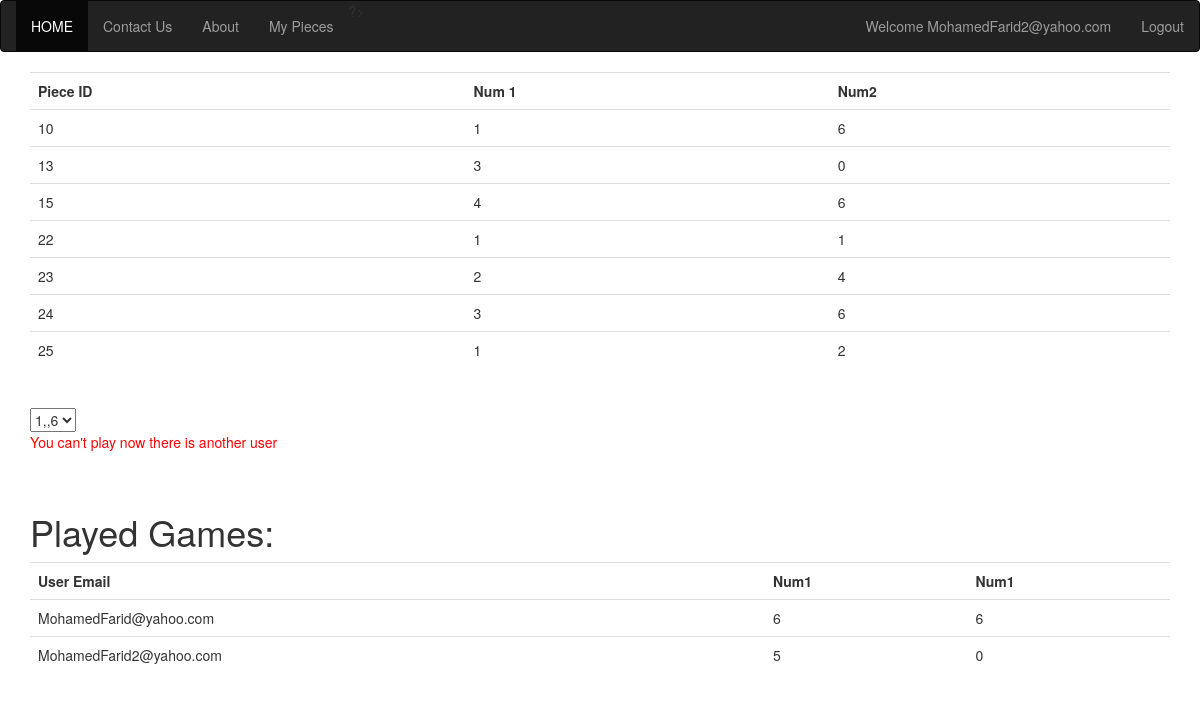
Page /DominoesEx/index.php?page=My_Pieces (signed in) on the committed database.
### tables this page shows
CREATE TABLE IF NOT EXISTS `user_pieces` (
  `ID` int(11) NOT NULL AUTO_INCREMENT,
  `PIECES_ID` int(11) NOT NULL,
  `USER_ID` int(11) NOT NULL,
  PRIMARY KEY (`ID`),
  UNIQUE KEY `PIECES_ID` (`PIECES_ID`),
  KEY `USER_ID` (`USER_ID`)
);

CREATE TABLE IF NOT EXISTS `pieces` (
  `ID` int(11) NOT NULL AUTO_INCREMENT,
  `NUM1` int(11) NOT NULL,
  `NUM2` int(11) NOT NULL,
  PRIMARY KEY (`ID`)
);

CREATE TABLE IF NOT EXISTS `play_piece` (
  `ID` int(11) NOT NULL AUTO_INCREMENT,
  `Num1` int(11) NOT NULL,
  `Num2` int(11) NOT NULL,
  `USER_ID` int(11) NOT NULL,
  PRIMARY KEY (`ID`),
  KEY `USER_PIECE_ID` (`Num1`),
  KEY `USER_ID` (`USER_ID`)
);

CREATE TABLE IF NOT EXISTS `user` (
  `NAME` varchar(20) NOT NULL,
  `EMAIL` varchar(50) NOT NULL,
  `PASSWORD` varchar(20) NOT NULL,
  `ID` int(11) NOT NULL AUTO_INCREMENT,
  `FLAG` int(11) NOT NULL,
  PRIMARY KEY (`ID`),
  UNIQUE KEY `EMAIL` (`EMAIL`)
);

### DominoesEx/Model/DBClass.php (called while the page is built, shortened)
<?php
class DBClass {
   private $pdo ;
   public function __construct() {
       try{
        $db_host="localhost";
        $db_name="domainoex";
        $db_user="root";
        $db_pass="123";
        $this->pdo = new PDO("mysql:host=$db_host;dbname=$db_name", $db_user, $db_pass);
        $this->pdo->setAttribute(PDO::ATTR_ERRMODE, PDO::ERRMODE_EXCEPTION);
       }  catch( PDOException $e ) {
                echo "We can't Connect to our Server ,please try again later ^_^ <br>Exception: {$e->getMessage()}";
}
       }
 public function getUserFlag($user_id){
     try{
     $statement="SELECT `FLAG` FROM `user` WHERE `ID`=:ID";
     $stm=$this->pdo->prepare($statement);
     $stm->bindParam(":ID", $user_id,  PDO::PARAM_INT);
     $stm->execute();
     $result=$stm->fetch();
     return $result['FLAG'];
     }catch (Exception $exc) {
            echo "getUserFlag=>Error:". $exc->getMessage();
        }
 }
 public  function getUserEMAIL($user_id){
     try{
     $statement="SELECT `EMAIL` FROM `user` WHERE `ID`=:ID";
     $stm=$this->pdo->prepare($statement);
     $stm->bindParam(":ID", $user_id,  PDO::PARAM_INT);
     $stm->execute();
     $result=$stm->fetch();
     return $result['EMAIL'];
     }catch (Exception $exc) {
            echo "getUserEmail=>Error:". $exc->getMessage();
        }
 }
 public function getUserPieces($USER_ID){
    try{
        $statement="SELECT UP.`ID` User_Pieces_ID ,P.`NUM1`,P.`NUM2` FROM `pieces` P "
                . "inner join `user_pieces` UP on P.`ID`=UP.`PIECES_ID` "
                . "inner join `user` U on U.`ID`=UP.`USER_ID` WHERE U.`ID`=:USER_ID";
        $stm=$this->pdo->prepare($statement);
        $stm->bindParam(":USER_ID", $USER_ID,PDO::PARAM_INT);
        $stm->execute();
        $result = $stm->fetchAll();
        $rowCount = $stm->rowCount();
               if ($rowCount > 0) {
                   return $result;
               } else {
                  echo "<script type='text/javascript' > alert(' You are the winner');history.back();</script>";
               }
           } catch (Exception $exc) {
           echo "getUserPieces=>Error:".$exc->getMessage();}
 }
 public function getUserPiecesGames(){
    try{
        $statement="SELECT * FROM `play_piece` WHERE 1";
        $stm=$this->pdo->prepare($statement);
        $stm->execute();
        $result = $stm->fetchAll();
        $rowCount = $stm->rowCount();
               if ($rowCount > 0) {
                   return $result;
               } else {
                         return false;
               }
           } catch (Exception $exc) {
           echo "getUserPiecesGames=>Error:".$exc->getMessage();}
 }
}

### DominoesEx/My_Pieces.php (the view, shortened to what this page needs)
<?php
if(isset($_SESSION["USER_EMAIL"])){
        include './Model/DBClass.php';
        $DBClassObject = new DBClass();
        $My_Pieces=$DBClassObject->getUserPieces($_SESSION["USER_ID"]);
        $PlayedPieces=$DBClassObject->getUserPiecesGames();
        if($My_Pieces){
            $count_result=  count($My_Pieces);
            ?>
        <table class="table" >
            <th>Piece ID</th>
            <th>Num 1</th>
            <th>Num2</th>
            <?php
                    for($i=0;$i<$count_result;$i++){
                       ?>
                        <tr>
                            <td><?php echo $My_Pieces[$i]['User_Pieces_ID'];?></td>
                            <td><?php echo $My_Pieces[$i]['NUM1'];?></td>
                           <td><?php echo $My_Pieces[$i]['NUM2'];?></td>
                        </tr>
              <?php
                }?>
                    </table>
                        <br>
                      <select name="Pieces" id="Pieces">
                            <?php
                              for($i=0;$i<$count_result;$i++){
                                echo' <option value="'.$My_Pieces[$i]['NUM1'].",".$My_Pieces[$i]['NUM2'].",".$My_Pieces[$i]['User_Pieces_ID'].'">'.$My_Pieces[$i]['NUM1'].",,".$My_Pieces[$i]['NUM2'].'</option>';
                              }
                            ?>
                      </select>
                        <?php
                        if($DBClassObject->getUserFlag($_SESSION["USER_ID"])==1){
                       echo '<input type="submit" class="btn btn-success" name="playButton" value="play" onclick="AddPieces();"><br>';
                        }else{
                            echo "<br><font color='red'>You can't play now there is another user</font> ";
                        }
                        ?>
               <?php
        }
     else{
         echo "<br/><font color='red'>You havn't any pieces tell now</font>";
     }
      if($PlayedPieces){
            $count_result2=  count($PlayedPieces);
            ?><br><br>
            <h1>Played Games:</h1>
        <table class="table" >
            <th>User Email</th>
            <th>Num1</th>
            <th>Num1</th>
            <?php
                    for($i=0;$i<$count_result2;$i++){
                       ?>
                        <tr>
                            <td><?php echo $DBClassObject->getUserEMAIL($PlayedPieces[$i]['USER_ID']);?></td>
                            <td><?php echo  $PlayedPieces[$i]['Num1'];?></td>
                            <td><?php echo  $PlayedPieces[$i]['Num2'];?></td>
                        </tr>
              <?php
                }?>
                    </table>
               <?php
        }
     else{
         echo "<br/><font color='red'>There is no game till now</font>";
     }
}
else{
    echo "<a href='?page=Register'>Register first please</a> ^_^ ";
}
?>

### rows in the picture
user_pieces: ID "10", PIECES_ID.NUM1 "1", PIECES_ID.NUM2 "6"
user_pieces: ID "13", PIECES_ID.NUM1 "3", PIECES_ID.NUM2 "0"
user_pieces: ID "15", PIECES_ID.NUM1 "4", PIECES_ID.NUM2 "6"
user_pieces: ID "22", PIECES_ID.NUM1 "1", PIECES_ID.NUM2 "1"
user_pieces: ID "23", PIECES_ID.NUM1 "2", PIECES_ID.NUM2 "4"
user_pieces: ID "24", PIECES_ID.NUM1 "3", PIECES_ID.NUM2 "6"
user_pieces: ID "25", PIECES_ID.NUM1 "1", PIECES_ID.NUM2 "2"
play_piece: USER_ID.EMAIL "MohamedFarid@yahoo.com", Num1 "6", Num2 "6"
play_piece: USER_ID.EMAIL "MohamedFarid2@yahoo.com", Num1 "5", Num2 "0"

### other values in the picture
$_SESSION["USER_EMAIL"] "MohamedFarid2@yahoo.com"
form field Pieces "1,,6"
